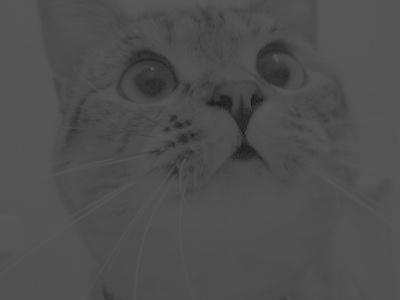
#> input picture Image processing/WT/cat.jpg, 400 x 300 px
$ python wt.py
#> lines starting #> are read from the running program, lines starting #| are printed output that depends on the picture
import numpy as np
import pywt
import cv2
import matplotlib.pyplot as plt

image = cv2.imread('cat.jpg')
#> image is the input picture: shape (300, 400, 3); min 16, max 88, mean 78.2

gray_image = 1/3 * image[:,:,0] + 1/3 * image[:,:,1] + 1/3 * image[:,:,2]
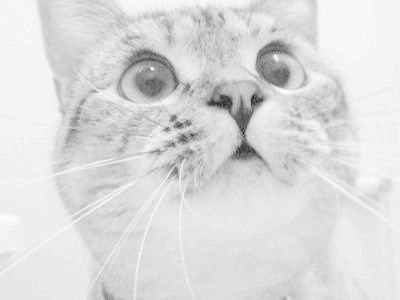
#> gray_image: shape (300, 400) float64; min 16, max 88, mean 78.2; drawn with min black and max white
m,n = gray_image.shape
#> m = 300; n = 400
gray_image = gray_image.astype('uint8')

plt.figure('二维小波一级变换')
coeffs = pywt.dwt2(gray_image, 'haar')
cA, (cH, cV, cD) = coeffs
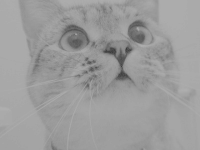
#> cA: shape (150, 200) float64; min 60.5, max 174.5, mean 156.4
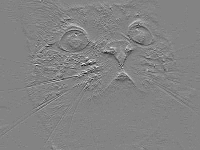
#> cH: shape (150, 200) float64; min -17.5, max 16.5, mean 0.0169; drawn with min black and max white
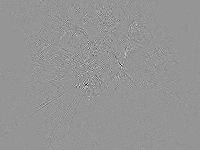
#> cD: shape (150, 200) float64; min -12, max 8.5, mean -0.0016; drawn with min black and max white

# 将各个子图进行拼接，最后得到一张图
AH = np.concatenate([cA, cH], axis=1)
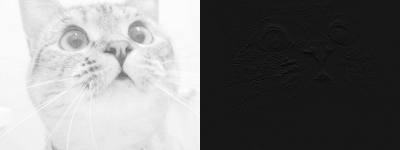
#> AH: shape (150, 400) float64; min -17.5, max 174.5, mean 78.2; drawn with min black and max white
VD = np.concatenate([cV, cD], axis=1)
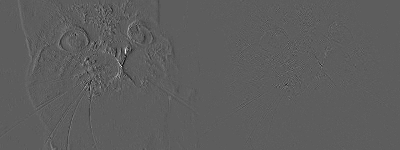
#> VD: shape (150, 400) float64; min -18, max 31, mean 0; drawn with min black and max white
img = np.concatenate([AH, VD], axis=0)
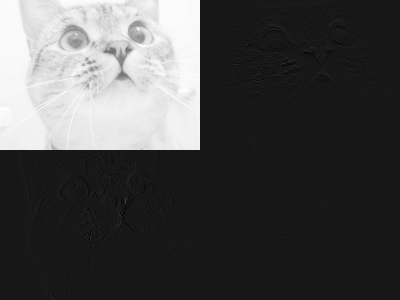
#> img: shape (300, 400) float64; min -18, max 174.5, mean 39.1; drawn with min black and max white

# 显示为灰度图
plt.imshow(img,'gray')
plt.title('result')
plt.show()
